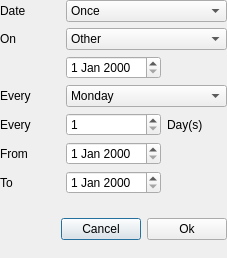
<?xml version="1.0" encoding="UTF-8"?>
<ui version="4.0">
 <class>edit_date</class>
 <widget class="QDialog" name="edit_date">
  <property name="geometry">
   <rect>
    <x>0</x>
    <y>0</y>
    <width>227</width>
    <height>258</height>
   </rect>
  </property>
  <property name="windowTitle">
   <string>Edit Date</string>
  </property>
  <property name="windowIcon">
   <iconset theme="remindor-qt">
    <normalon>:/icons/remindor-qt.svg</normalon>
   </iconset>
  </property>
  <layout class="QGridLayout" name="gridLayout">
   <property name="margin">
    <number>0</number>
   </property>
   <item row="3" column="0">
    <widget class="QLabel" name="every_label">
     <property name="text">
      <string>Every</string>
     </property>
    </widget>
   </item>
   <item row="6" column="0">
    <widget class="QLabel" name="to_label">
     <property name="text">
      <string>To</string>
     </property>
    </widget>
   </item>
   <item row="1" column="1" colspan="2">
    <widget class="QComboBox" name="on_combo">
     <item>
      <property name="text">
       <string>Other</string>
      </property>
     </item>
     <item>
      <property name="text">
       <string>Today</string>
      </property>
     </item>
     <item>
      <property name="text">
       <string>Tomorrow</string>
      </property>
     </item>
     <item>
      <property name="text">
       <string>Monday</string>
      </property>
     </item>
     <item>
      <property name="text">
       <string>Tuesday</string>
      </property>
     </item>
     <item>
      <property name="text">
       <string>Wednesday</string>
      </property>
     </item>
     <item>
      <property name="text">
       <string>Thursday</string>
      </property>
     </item>
     <item>
      <property name="text">
       <string>Friday</string>
      </property>
     </item>
     <item>
      <property name="text">
       <string>Saturday</string>
      </property>
     </item>
     <item>
      <property name="text">
       <string>Sunday</string>
      </property>
     </item>
     <item>
      <property name="text">
       <string>Christmas</string>
      </property>
     </item>
    </widget>
   </item>
   <item row="1" column="0">
    <widget class="QLabel" name="on_label">
     <property name="text">
      <string>On</string>
     </property>
    </widget>
   </item>
   <item row="4" column="1">
    <widget class="QSpinBox" name="every_spin">
     <property name="minimum">
      <number>1</number>
     </property>
     <property name="maximum">
      <number>600</number>
     </property>
    </widget>
   </item>
   <item row="5" column="0">
    <widget class="QLabel" name="from_label">
     <property name="text">
      <string>From</string>
     </property>
    </widget>
   </item>
   <item row="3" column="1" colspan="2">
    <widget class="QComboBox" name="every_combo">
     <item>
      <property name="text">
       <string>Monday</string>
      </property>
     </item>
     <item>
      <property name="text">
       <string>Tuesday</string>
      </property>
     </item>
     <item>
      <property name="text">
       <string>Wednesday</string>
      </property>
     </item>
     <item>
      <property name="text">
       <string>Thursday</string>
      </property>
     </item>
     <item>
      <property name="text">
       <string>Friday</string>
      </property>
     </item>
     <item>
      <property name="text">
       <string>Saturday</string>
      </property>
     </item>
     <item>
      <property name="text">
       <string>Sunday</string>
      </property>
     </item>
     <item>
      <property name="text">
       <string>Weekday</string>
      </property>
     </item>
     <item>
      <property name="text">
       <string>Weekend</string>
      </property>
     </item>
    </widget>
   </item>
   <item row="7" column="0" colspan="3">
    <widget class="QWidget" name="button_widget" native="true">
     <layout class="QHBoxLayout" name="horizontalLayout">
      <property name="margin">
       <number>0</number>
      </property>
      <item>
       <spacer name="horizontalspacer">
        <property name="orientation">
         <enum>Qt::Horizontal</enum>
        </property>
        <property name="sizeHint" stdset="0">
         <size>
          <width>40</width>
          <height>20</height>
         </size>
        </property>
       </spacer>
      </item>
      <item>
       <widget class="QPushButton" name="cancel_button">
        <property name="text">
         <string>Cancel</string>
        </property>
        <property name="icon">
         <iconset theme="cancel">
          <normaloff/>
         </iconset>
        </property>
       </widget>
      </item>
      <item>
       <widget class="QPushButton" name="ok_button">
        <property name="text">
         <string>Ok</string>
        </property>
        <property name="icon">
         <iconset theme="dialog-ok">
          <normaloff/>
         </iconset>
        </property>
       </widget>
      </item>
     </layout>
    </widget>
   </item>
   <item row="4" column="0">
    <widget class="QLabel" name="every_label2">
     <property name="text">
      <string>Every</string>
     </property>
    </widget>
   </item>
   <item row="4" column="2">
    <widget class="QLabel" name="days_label">
     <property name="text">
      <string>Day(s)</string>
     </property>
    </widget>
   </item>
   <item row="0" column="0">
    <widget class="QLabel" name="date_label">
     <property name="text">
      <string>Date</string>
     </property>
    </widget>
   </item>
   <item row="0" column="1" colspan="2">
    <widget class="QComboBox" name="date_combo">
     <item>
      <property name="text">
       <string>Once</string>
      </property>
     </item>
     <item>
      <property name="text">
       <string>Every day</string>
      </property>
     </item>
     <item>
      <property name="text">
       <string>Every X days</string>
      </property>
     </item>
     <item>
      <property name="text">
       <string>Every Xth of the Month</string>
      </property>
     </item>
     <item>
      <property name="text">
       <string>Every &lt;day&gt;</string>
      </property>
     </item>
     <item>
      <property name="text">
       <string>Every other day</string>
      </property>
     </item>
     <item>
      <property name="text">
       <string>Next X days</string>
      </property>
     </item>
    </widget>
   </item>
   <item row="2" column="1">
    <widget class="QDateEdit" name="on_date"/>
   </item>
   <item row="5" column="1">
    <widget class="QDateEdit" name="from_date"/>
   </item>
   <item row="6" column="1">
    <widget class="QDateEdit" name="to_date"/>
   </item>
  </layout>
 </widget>
 <resources>
  <include location="../../resources.qrc"/>
 </resources>
 <connections/>
</ui>
